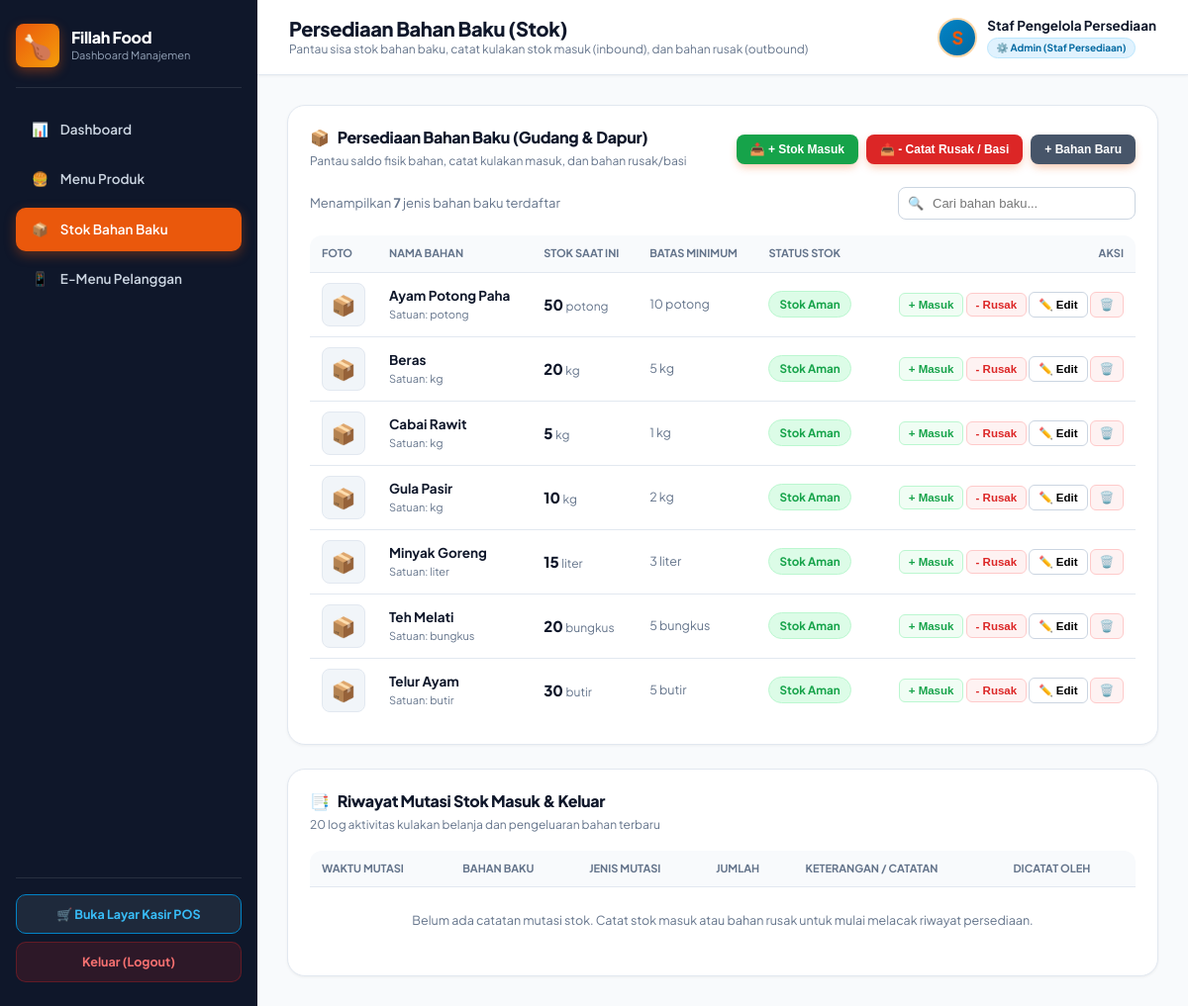
Page /admin.php?tab=stok (signed in) on the committed database.
### tables this page shows
CREATE TABLE IF NOT EXISTS bahan_baku (
    id INT AUTO_INCREMENT PRIMARY KEY,
    nama_bahan VARCHAR(100) NOT NULL,
    stok DECIMAL(10,2) NOT NULL,
    satuan VARCHAR(20) NOT NULL,
    batas_minimum DECIMAL(10,2) NOT NULL,
    gambar VARCHAR(255) NULL
);

### auth_check.php (called while the page is built, shortened)
<?php
function is_owner() {
    return isset($_SESSION['role']) && $_SESSION['role'] === 'Owner';
}
?>

### admin.php (the view, shortened to what this page needs)
<?php
require_once 'auth_check.php';
require_once 'config.php';
$tab_aktif = isset($_GET['tab']) ? trim($_GET['tab']) : 'dashboard';
$bahan_baku_list = [];
$res_bahan = $conn->query("SELECT * FROM bahan_baku ORDER BY nama_bahan ASC");
if ($res_bahan) {
    while ($b = $res_bahan->fetch_assoc()) {
        $bahan_baku_list[] = $b;
    }
}
$riwayat_stok_list = [];
?>
<!DOCTYPE html>
<html lang="id">
<head>
    <link rel="stylesheet" href="style.css">
</head>
<body>
    <aside class="sidebar">
        <div>
            <div class="brand-section">
                <div class="brand-brand-wrap">
                    <div class="brand-icon">🍗</div>
                    <div class="brand-details">
                        <h2>Fillah Food</h2>
                        <p>Dashboard Manajemen</p>
                    </div>
                </div>
            </div>
            <nav class="nav-menu">
                <a href="admin.php?tab=dashboard" data-tab="dashboard" class="nav-item <?php echo ($tab_aktif === 'dashboard') ? 'active' : ''; ?>" onclick="pindahTab('dashboard', event)">
                    <span>📊</span> Dashboard
                </a>
                <a href="admin.php?tab=produk" data-tab="produk" class="nav-item <?php echo ($tab_aktif === 'produk') ? 'active' : ''; ?>" onclick="pindahTab('produk', event)">
                    <span>🍔</span> Menu Produk
                </a>
                <a href="admin.php?tab=stok" data-tab="stok" class="nav-item <?php echo ($tab_aktif === 'stok') ? 'active' : ''; ?>" onclick="pindahTab('stok', event)">
                    <span>📦</span> Stok Bahan Baku
                </a>
                <a href="menu.php" target="_blank" class="nav-item">
                    <span>📱</span> E-Menu Pelanggan
                </a>
            </nav>
        </div>
        <div class="sidebar-footer">
            <a href="kasir.php" class="btn-switch-mode">
                🛒 Buka Layar Kasir POS
            </a>
            <a href="logout.php" class="btn-logout">
                Keluar (Logout)
            </a>
        </div>
    </aside>
    <div class="main-content">
        <header class="topbar">
            <div class="topbar-left">
                <div class="topbar-title">
                    <h1 id="topbar-page-title">
                        <?php
                            if ($tab_aktif === 'pengguna') echo 'Pengelolaan Pengguna';
                            elseif ($tab_aktif === 'peran') echo 'Peran & Hak Akses (RBAC)';
                            elseif ($tab_aktif === 'user-setting') echo 'User Setting & Profil Akun';
                            elseif ($tab_aktif === 'produk') echo 'Katalog Menu & Resep';
                            elseif ($tab_aktif === 'stok') echo 'Persediaan Bahan Baku (Stok)';
                            else echo 'Dashboard Manajemen';
                        ?>
                    </h1>
                    <p id="topbar-page-subtitle">
                        <?php
                            if ($tab_aktif === 'pengguna') echo 'Daftar akun staf terdaftar, pendaftaran staf baru, dan kontrol akun';
                            elseif ($tab_aktif === 'peran') echo 'Konfigurasi pembagian hak akses fitur dan penetapan peran staf (Owner, Admin, Kasir)';
                            elseif ($tab_aktif === 'user-setting') echo 'Pengaturan kredensial akun staf dan profil pribadi';
                            elseif ($tab_aktif === 'produk') echo 'Kelola daftar menu makanan, minuman, harga jual, dan formula resep bahan baku';
                            elseif ($tab_aktif === 'stok') echo 'Pantau sisa stok bahan baku, catat kulakan stok masuk (inbound), dan bahan rusak (outbound)';
                            else echo 'Ringkasan performa omzet bisnis, peringatan stok bahan baku, dan transaksi kasir';
                        ?>
                    </p>
                </div>
            </div>
            <div class="admin-profile">
                <div class="avatar" style="<?php echo (is_owner()) ? 'background: linear-gradient(135deg, #f59e0b, #d97706);' : 'background: linear-gradient(135deg, #0284c7, #0369a1);'; ?> overflow: hidden; padding: 0;">
                    <?php if (!empty($_SESSION['foto']) && file_exists(__DIR__ . '/' . $_SESSION['foto'])): ?>
                        <img src="<?php echo htmlspecialchars($_SESSION['foto']); ?>" alt="Avatar" style="width: 100%; height: 100%; object-fit: cover;">
                    <?php else: ?>
                        <?php
                            $nama_disp = !empty($_SESSION['nama_lengkap']) ? $_SESSION['nama_lengkap'] : $_SESSION['username'];
                            echo strtoupper(substr($nama_disp, 0, 1));
                        ?>
                    <?php endif; ?>
                </div>
                <div class="admin-profile-name">
                    <div style="font-size: 13.5px; font-weight: 700;">
                        <?php echo htmlspecialchars($nama_disp); ?>
                    </div>
                    <div style="font-size: 11px; margin-top: 2px;">
                        <?php if (is_owner()): ?>
                            <span class="badge badge-role-owner" style="font-size: 10px; padding: 2px 8px;">👑 Owner (Pemilik Usaha)</span>
                        <?php else: ?>
                            <span class="badge badge-role-admin" style="font-size: 10px; padding: 2px 8px;">⚙️ Admin (Staf Persediaan)</span>
                        <?php endif; ?>
                    </div>
                </div>
            </div>
        </header>
        <div class="content-body">
        <div id="view-stok" class="tab-view" style="<?php echo ($tab_aktif === 'stok') ? '' : 'display: none;'; ?>">
            <div class="panel-card">
                <div class="panel-header">
                    <div>
                        <h2><span>📦</span> Persediaan Bahan Baku (Gudang & Dapur)</h2>
                        <span style="font-size: 12px; color: var(--text-muted);">Pantau saldo fisik bahan, catat kulakan masuk, dan bahan rusak/basi</span>
                    </div>
                    <div style="display: flex; gap: 8px; flex-wrap: wrap;">
                        <button class="btn-primary-sm" style="background: #16a34a;" onclick="bukaModalStokMasuk()">📥 + Stok Masuk</button>
                        <button class="btn-primary-sm" style="background: #dc2626;" onclick="bukaModalStokKeluar()">📤 - Catat Rusak / Basi</button>
                        <button class="btn-primary-sm" style="background: #475569;" onclick="bukaModalBahanBaru()">+ Bahan Baru</button>
                    </div>
                </div>
                <div class="filter-bar">
                    <div style="font-size: 13px; color: var(--text-muted);">
                        Menampilkan <strong><?php echo count($bahan_baku_list); ?></strong> jenis bahan baku terdaftar
                    </div>
                    <div class="search-input-wrap">
                        <span class="search-icon">🔍</span>
                        <input type="text" id="cari-bahan-baku" placeholder="Cari bahan baku..." onkeyup="filterBahanBaku()">
                    </div>
                </div>
                <div class="table-responsive">
                    <table id="tabel-bahan-baku">
                        <thead>
                            <tr>
                                <th style="width: 50px;">Foto</th>
                                <th>Nama Bahan</th>
                                <th>Stok Saat Ini</th>
                                <th>Batas Minimum</th>
                                <th>Status Stok</th>
                                <th style="text-align: right;">Aksi</th>
                            </tr>
                        </thead>
                        <tbody>
                            <?php foreach ($bahan_baku_list as $b): ?>
                                <?php
                                    $stok = floatval($b['stok']);
                                    $min = floatval($b['batas_minimum']);
                                    if ($stok <= 0) {
                                        $badge_class = "badge-danger";
                                        $badge_label = "Habis / Kritis";
                                    } elseif ($stok <= $min) {
                                        $badge_class = "badge-warning";
                                        $badge_label = "Menipis";
                                    } else {
                                        $badge_class = "badge-safe";
                                        $badge_label = "Stok Aman";
                                    }
                                ?>
                                <tr class="baris-bahan">
                                    <td>
                                        <div class="item-thumb-box">
                                            <?php if (!empty($b['gambar']) && file_exists(__DIR__ . '/' . $b['gambar'])): ?>
                                                <img src="<?php echo htmlspecialchars($b['gambar']); ?>" alt="<?php echo htmlspecialchars($b['nama_bahan']); ?>">
                                            <?php else: ?>
                                                <span>📦</span>
                                            <?php endif; ?>
                                        </div>
                                    </td>
                                    <td>
                                        <strong class="nama-bahan-teks" style="font-size: 13.5px;"><?php echo htmlspecialchars($b['nama_bahan']); ?></strong>
                                        <div style="font-size: 11px; color: var(--text-muted);">Satuan: <?php echo htmlspecialchars($b['satuan']); ?></div>
                                    </td>
                                    <td>
                                        <span style="font-size: 15px; font-weight: 800; color: <?php echo ($stok <= $min) ? 'var(--accent)' : 'inherit'; ?>;">
                                            <?php echo rtrim(rtrim(number_format($stok, 2, '.', ''), '0'), '.'); ?>
                                        </span>
                                        <span style="font-size: 12px; color: var(--text-muted);"><?php echo htmlspecialchars($b['satuan']); ?></span>
                                    </td>
                                    <td style="color: var(--text-muted);">
                                        <?php echo rtrim(rtrim(number_format($min, 2, '.', ''), '0'), '.'); ?> <?php echo htmlspecialchars($b['satuan']); ?>
                                    </td>
                                    <td>
                                        <span class="badge <?php echo $badge_class; ?>"><?php echo $badge_label; ?></span>
                                    </td>
                                    <td style="text-align: right; white-space: nowrap;">
                                        <button type="button" class="btn-table-action" style="color: #16a34a; border-color: #bbf7d0; background: #f0fdf4;" onclick="isiStokCepat(<?php echo $b['id']; ?>, '<?php echo addslashes($b['nama_bahan']); ?>', '<?php echo $b['satuan']; ?>')" title="Tambah Stok Masuk">
                                            + Masuk
                                        </button>
                                        <button type="button" class="btn-table-action" style="color: #dc2626; border-color: #fecaca; background: #fef2f2;" onclick="catatKeluarCepat(<?php echo $b['id']; ?>, '<?php echo addslashes($b['nama_bahan']); ?>', '<?php echo $b['satuan']; ?>')" title="Catat Stok Rusak">
                                            - Rusak
                                        </button>
                                        <button type="button" class="btn-table-action" onclick="bukaModalEditBahan(<?php echo htmlspecialchars(json_encode($b)); ?>)">
                                            ✏️ Edit
                                        </button>
                                        <form method="POST" action="" style="display: inline;" onsubmit="return confirm('Hapus bahan baku \'<?php echo addslashes($b['nama_bahan']); ?>\'? Formula resep yang menggunakannya juga akan terhapus.');">
                                            <button type="submit" name="hapus_bahan" class="btn-table-action btn-danger-sm" title="Hapus Bahan">
                                                🗑️
                                            </button>
                                        </form>
                                    </td>
                                </tr>
                            <?php endforeach; ?>
                        </tbody>
                    </table>
                </div>
            </div>
            <div class="panel-card" style="margin-top: 24px;">
                <div class="panel-header">
                    <div>
                        <h2><span>📑</span> Riwayat Mutasi Stok Masuk & Keluar</h2>
                        <span style="font-size: 12px; color: var(--text-muted);">20 log aktivitas kulakan belanja dan pengeluaran bahan terbaru</span>
                    </div>
                </div>
                <div class="table-responsive">
                    <table>
                        <thead>
                            <tr>
                                <th>Waktu Mutasi</th>
                                <th>Bahan Baku</th>
                                <th>Jenis Mutasi</th>
                                <th>Jumlah</th>
                                <th>Keterangan / Catatan</th>
                                <th>Dicatat Oleh</th>
                            </tr>
                        </thead>
                        <tbody>
                            <?php if (empty($riwayat_stok_list)): ?>
                                <tr>
                                    <td colspan="6" style="text-align: center; color: var(--text-muted); padding: 24px;">
                                        Belum ada catatan mutasi stok. Catat stok masuk atau bahan rusak untuk mulai melacak riwayat persediaan.
                                    </td>
                                </tr>
                            <?php endif; ?>
                        </tbody>
                    </table>
                </div>
            </div>
        </div>
        </div>
    </div>
</body>
</html>

### style.css (style rules this page uses)
:root { --primary: #ea580c; --primary-hover: #c2410c; --primary-light: #fff7ed; --secondary: #f59e0b; --success: #16a34a; --success-hover: #15803d; --success-light: #dcfce7; --warning: #d97706; --warning-light: #fef3c7; --danger: #dc2626; --danger-light: #fee2e2; --bg-canvas: #f8fafc; --bg-card: #ffffff; --sidebar-bg: #0f172a; --sidebar-hover: #1e293b; --text-dark: #0f172a; --text-muted: #64748b; --border: #e2e8f0; --radius-sm: 8px; --radius-md: 12px; --radius-lg: 18px; --radius-xl: 24px; --shadow-sm: 0 1px 3px rgba(0, 0, 0, 0.05); --shadow-md: 0 4px 12px -2px rgba(15, 23, 42, 0.08); --shadow-lg: 0 10px 25px -5px rgba(234, 88, 12, 0.15), 0 0 1px 1px rgba(0, 0, 0, 0.05); --shadow-primary: 0 4px 14px -2px rgba(234, 88, 12, 0.4); --safe-top: env(safe-area-inset-top, 0px); --safe-bottom: env(safe-area-inset-bottom, 0px); --safe-left: env(safe-area-inset-left, 0px); --safe-right: env(safe-area-inset-right, 0px); }
*, *::before, *::after { margin: 0; padding: 0; box-sizing: border-box; -webkit-tap-highlight-color: transparent; }
html { font-size: 16px; scroll-behavior: smooth; -webkit-text-size-adjust: 100%; }
body { background-color: var(--bg-canvas); color: var(--text-dark); font-family: 'Plus Jakarta Sans', system-ui, -apple-system, BlinkMacSystemFont, 'Segoe UI', Roboto, sans-serif; line-height: 1.5; min-height: 100vh; min-height: 100dvh; overflow-x: hidden; }
h1, h2, h3, h4, h5, h6 { color: var(--text-dark); font-weight: 800; letter-spacing: -0.02em; line-height: 1.25; }
.badge { display: inline-flex; align-items: center; gap: 4px; padding: 4px 10px; border-radius: 20px; font-size: 0.725rem; font-weight: 700; white-space: nowrap; }
.table-responsive { width: 100%; overflow-x: auto; -webkit-overflow-scrolling: touch; border-radius: var(--radius-md); }
.table-responsive table { width: 100%; min-width: 580px; border-collapse: collapse; }

### rows in the picture
bahan_baku: nama_bahan "Ayam Potong Paha", satuan "potong", stok "50", batas_minimum "10", badge_label "Stok Aman"
bahan_baku: nama_bahan "Beras", satuan "kg", stok "20", batas_minimum "5", badge_label "Stok Aman"
bahan_baku: nama_bahan "Cabai Rawit", satuan "kg", stok "5", batas_minimum "1", badge_label "Stok Aman"
bahan_baku: nama_bahan "Gula Pasir", satuan "kg", stok "10", batas_minimum "2", badge_label "Stok Aman"
bahan_baku: nama_bahan "Minyak Goreng", satuan "liter", stok "15", batas_minimum "3", badge_label "Stok Aman"
bahan_baku: nama_bahan "Teh Melati", satuan "bungkus", stok "20", batas_minimum "5", badge_label "Stok Aman"
bahan_baku: nama_bahan "Telur Ayam", satuan "butir", stok "30", batas_minimum "5", badge_label "Stok Aman"

### other values in the picture
substr($nama_disp, 0, 1) "S"
$nama_disp "Staf Pengelola Persediaan"
count($bahan_baku_list) "7"
